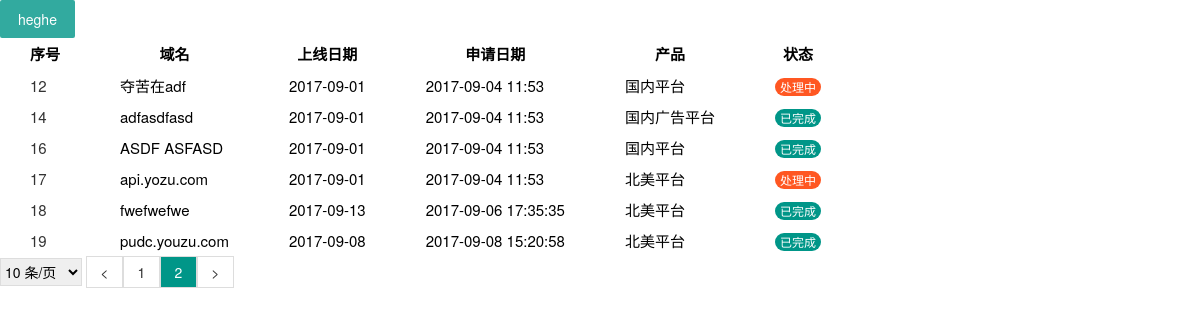
The app's page /test.html?p=2 (signed in) with its own data.
### work/models.py (models this page shows)
class Domain_info(models.Model):
    project_name = models.CharField(max_length=64, null=True)
    domain = models.CharField(max_length=64, db_index=True)
    online_date = models.CharField(max_length=64, db_index=True)
    https = models.CharField(max_length=32, null=True)  # 0是http, 1是https
    state = models.CharField(max_length=128)
    author = models.CharField(max_length=32)
    status = models.CharField(max_length=4)     # 0 是进行中，1是已完成
    apply_date = models.CharField(max_length=64)
    product = models.ForeignKey("Product", to_field="id")
    ops = models.ForeignKey('User_Info', to_field="id")
    class Meta:
        db_table = 'domain_info'

class Product(models.Model):
    name = models.CharField(max_length=64, db_index=True)
    class Meta:
        db_table = 'product_names'

### work/view/account.py (the view)
    def inner(request, *args, **kwargs):
        v = request.session.get('is_login',None)
        if not v:
            return redirect('/login/')
        return func(request, *args, **kwargs)

### utils/pagination.py (called while the page is built)
    @property
    def start(self):
        return (self.current_page - 1) * self.per_page_count

    @property
    def end(self):
        return self.current_page * self.per_page_count

    @property
    def total_count(self):
        v, y = divmod(self.data_count, self.per_page_count)
        if y:
            v += 1
        return v

### work/view/account.py (called while the page is built)
def auth(func):
    def inner(request, *args, **kwargs):
        v = request.session.get('is_login',None)
        if not v:
            return redirect('/login/')
        return func(request, *args, **kwargs)
    return inner

### work/view/paging.py (called while the page is built)
@auth
def test(request):
    username = request.session.get('username')
    obj = models.User_Info.objects.filter(username=username).all()
    LIST = []
    for project in obj:
        for item in project.domain_info_set.all():
            LIST.append(item)
    current_page = request.GET.get('p', 1)
    current_page = int(current_page)
    val = request.GET.get('per_page_count', 10)
    val = int(val)
    print(type(val), val)
    page_obj = pagination.Page(current_page, len(LIST), val)
    data = LIST[page_obj.start:page_obj.end]
    page_str = page_obj.page_str('/test.html')
    return render(request, 'test.html', {'data': data, 'page_str': page_str})

### templates/test.html (shortened to what this page needs)
<!DOCTYPE html>
<html>
<head>
  <link rel="stylesheet" href="/static/css/layui.css">
</head>
<div class="layui-btn">heghe</div>
<body>
    <table border="0">
        <thead>
        <tr>
            <th class="backlog-border">序号</th>
            <th class="backlog-border">域名</th>
            <th class="backlog-border">上线日期</th>
            <th class="backlog-border">申请日期</th>
            <th class="backlog-border">产品</th>
            <th class="backlog-border">状态</th>
        </tr>
        </thead>
        <tbody>
        {% for item in data %}
        <tr>
            <td class="backlog-border"><a href="#">{{ item.id }}</a></td>
            <td class="backlog-border">{{ item.domain }}</td>
            <td class="backlog-border">{{ item.online_date }}</td>
            <td class="backlog-border">{{ item.apply_date }}</td>
            <td class="backlog-border">{{ item.product.name }}</td>
            {% if item.status in '0' %}
            <td class="backlog-border"><span class="layui-badge">处理中</span></td>
            {% else %}
            <td class="backlog-border"><span class="layui-badge layui-bg-green">已完成</span></td>
            {% endif %}
        </tr>
        {% endfor %}
        </tbody>
    </table>
    <div>
        <div style="display: inline-block">
            <select id="ps" style="height: 28px; border: 1px solid #dddddd" onchange="changePageSize()">
                <option value="10">10 条/页</option>
            </select>
        </div>
        <div class="pagination" style="display:inline-block;">
            {{ page_str }}
        </div>
    </div>
</body>
</html>

### static/css/layui.css (style rules this page uses)
.layui-btn,.layui-inline,img { vertical-align:middle }
.layui-btn,.layui-disabled,.layui-icon,.layui-unselect { -webkit-user-select:none;-ms-user-select:none;-moz-user-select:none }
blockquote,body,button,dd,div,dl,dt,form,h1,h2,h3,h4,h5,h6,input,li,ol,p,pre,td,textarea,th,ul { margin:0;padding:0;-webkit-tap-highlight-color:rgba(0,0,0,0) }
table { border-collapse:collapse;border-spacing:0 }
button,input,optgroup,option,select,textarea { font-family:inherit;font-size:inherit;font-style:inherit;font-weight:inherit;outline:0 }
body { line-height:24px;font:14px Helvetica Neue,Helvetica,PingFang SC,\5FAE\8F6F\96C5\9ED1,Tahoma,Arial,sans-serif }
a { color:#333;text-decoration:none }
.layui-btn,.layui-input,.layui-select,.layui-textarea,.layui-upload-button { outline:0;-webkit-transition:border-color .3s cubic-bezier(.65,.05,.35,.5);transition:border-color .3s cubic-bezier(.65,.05,.35,.5);box-sizing:border-box }
.layui-bg-black,.layui-bg-blue,.layui-bg-cyan,.layui-bg-green,.layui-bg-orange,.layui-bg-red { color:#fff!important }
.layui-bg-green { background-color:#009688!important }
.layui-btn { display:inline-block;height:38px;line-height:38px;padding:0 18px;background-color:#009688;color:#fff;white-space:nowrap;text-align:center;font-size:14px;border:none;border-radius:2px;cursor:pointer;opacity:.9;filter:alpha(opacity=90) }
.layui-badge,.layui-badge-rim { line-height:18px;padding:0 5px }
.layui-badge,.layui-badge-dot,.layui-badge-rim { position:relative;display:inline-block;font-size:12px;background-color:#FF5722;color:#fff }
.layui-badge { min-width:8px;height:18px;text-align:center;border-radius:9px }

### templates/test.html (style rules this page uses)
.backlog-border { padding: 5px 30px; font-size: 15px; }
.pagination .page { display: inline-block; width: 25px; padding: 5px; border: 1px solid #dddddd; text-align: center; }
.pagination .page.active { background-color: #009688; color: white; }

### records on screen
Domain_info: id "12", domain "夺苦在adf", online_date "2017-09-01", apply_date "2017-09-04 11:53", product.name "国内平台", status "处理中"
Domain_info: id "14", domain "adfasdfasd", online_date "2017-09-01", apply_date "2017-09-04 11:53", product.name "国内广告平台", status "已完成"
Domain_info: id "16", domain "ASDF ASFASD", online_date "2017-09-01", apply_date "2017-09-04 11:53", product.name "国内平台", status "已完成"
Domain_info: id "17", domain "api.yozu.com", online_date "2017-09-01", apply_date "2017-09-04 11:53", product.name "北美平台", status "处理中"
Domain_info: id "18", domain "fwefwefwe", online_date "2017-09-13", apply_date "2017-09-06 17:35:35", product.name "北美平台", status "已完成"
Domain_info: id "19", domain "pudc.youzu.com", online_date "2017-09-08", apply_date "2017-09-08 15:20:58", product.name "北美平台", status "已完成"

### other values on screen
{{ page_str }} "< 1 2 >"
